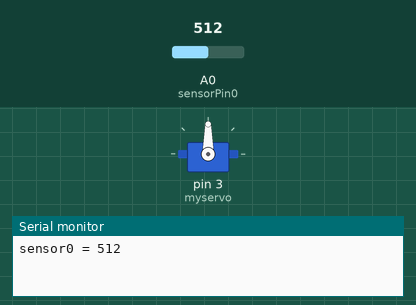
Recording of a sketch running on a simulated Arduino Uno, built with avr-gcc and run on an emulated ATmega328P. Parts: servo, the last lines printed to the serial monitor. The test bench sets the inputs (shaded band); at power-on: A0 (sensorPin0) = 512.

Above: at 1.8 s.
1.9 s: A0 (sensorPin0) set to 80
4.5 s: A0 (sensorPin0) set to 140
7.2 s: A0 (sensorPin0) set to 158
At 9.7 s:
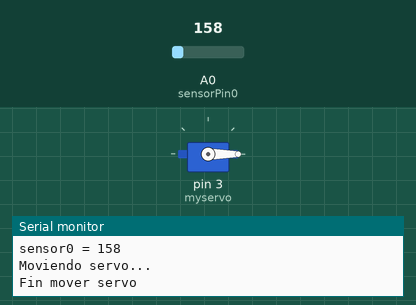
10.5 s: A0 (sensorPin0) set to 98
13.2 s: A0 (sensorPin0) set to 85
At 15.5 s:
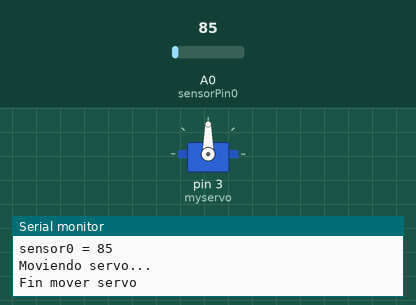
16.5 s: A0 (sensorPin0) set to 160
At 19.0 s:
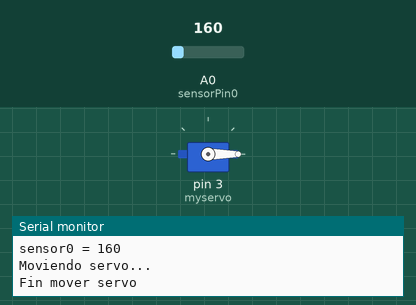
Timing chart, 0 to 20.5 s (numbered marks = the images above; inputs shaded):
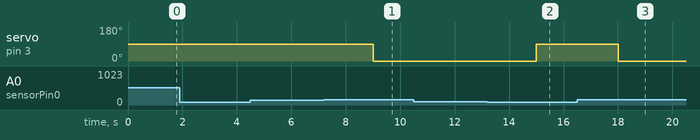

The sketch:

irrigation.ino
```cpp
#include <Servo.h>  // includes the library for using the servo

int sensorPin0 = A0;  // select the input pin for the potentiometer
//int sensorPin1 = A1;
//int sensorPin2 = A2;

int sensorValue0 = 0;  // variable to store the value coming from the sensor
//int sensorValue1 = 0;
//int sensorValue2 = 0;

int pos = 0;    // initializes the variable for moving the servo

bool watering = 0;     //  uses a bool for saying if the system is watering the plants

Servo myservo;

void setup() {
   Serial.begin(9600);   // starts the serial
   myservo.attach(3);    // sets the servo in the pin #3
}

void loop() {

  // read the value from the sensors. We use only one, but it's implemented for 3
  sensorValue0 = analogRead(sensorPin0);
  //sensorValue1 = analogRead(sensorPin1);
  //sensorValue2 = analogRead(sensorPin2);
  delay(1000);
  // prints the value
  Serial.print("sensor0 = " );
  Serial.println(sensorValue0);
  //Serial.print("sensor1 = " );
  //Serial.println(sensorValue1);
  //Serial.print("sensor2 = " );
  //Serial.println(sensorValue2);

  // Conditions for water the plants if they are dry

  if((sensorValue0 < 90) && /*(sensorValue1 < 90) && (sensorValue2 < 90) &&*/ !watering){
   watering = !watering;
   Serial.println("Moviendo servo...");
   /*for (pos = 0; pos <= 180; pos += 10) {    // goes from 0 degrees to 180 degrees
    myservo.write(pos);                     // tell servo to go to position in variable 'pos'
    delay(15);                              // waits 15ms for the servo to reach the position
    }*/
   pos=90;
   myservo.write(pos);
   Serial.println("Fin mover servo");
  }

  if((sensorValue0 > 150)/* && (sensorValue1 > 150) && (sensorValue2 > 150)*/ && watering){
   watering = !watering;
   Serial.println("Moviendo servo...");
   /*for (pos = 180; pos <= 0; pos= pos-10) {   // goes from 0 degrees to 180 degrees
    myservo.write(pos);                     // tell servo to go to position in variable 'pos'
    delay(15);                              // waits 15ms for the servo to reach the position
    }*/
    pos=0;
    myservo.write(pos);
  Serial.println("Fin mover servo");
  }
}
```

Measured:
- the behaviour switches between 90 and 89 on A0 (sensorPin0) (found by bisection; images 1 and 2)
- after the input at 7.2 s, servo on pin 3 (myservo): 90° → 0° after 1.8 s
- after the input at 13.2 s, servo on pin 3 (myservo): 0° → 90° after 1.8 s
- after the input at 16.5 s, servo on pin 3 (myservo): 90° → 0° after 1.5 s
